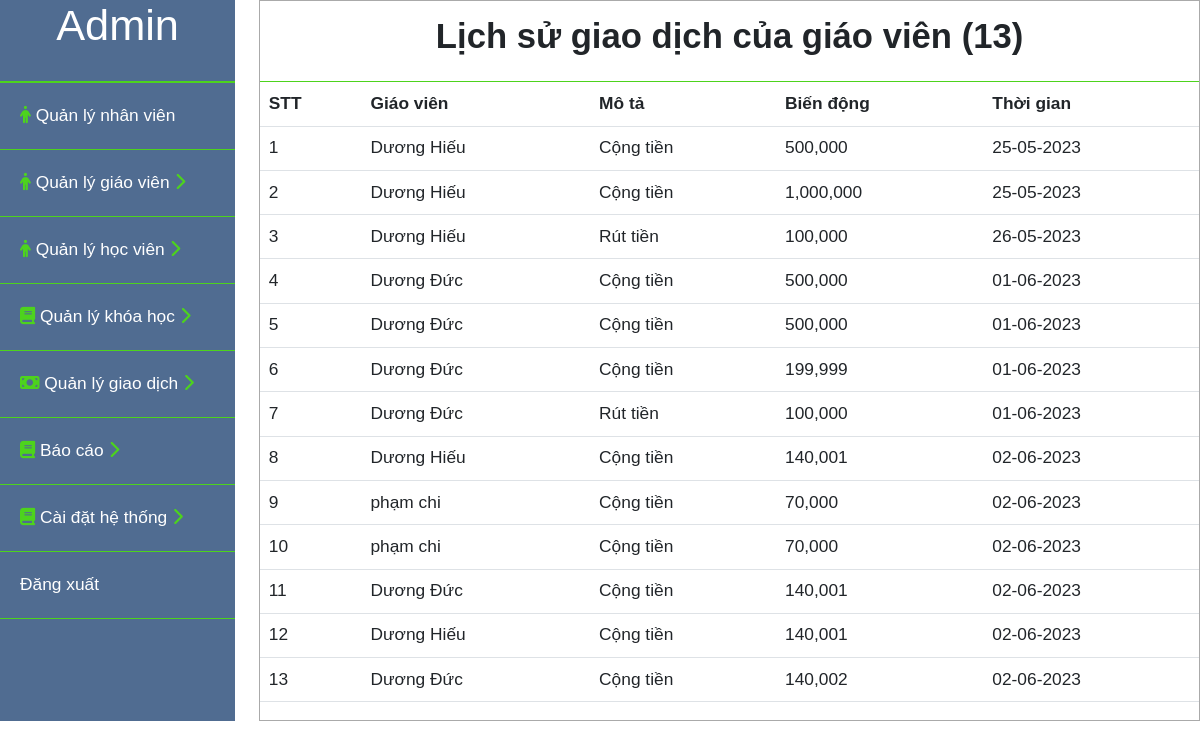
The app's page /admin/lichsugiaodich_gv.php with its own data.
### tables this page shows
CREATE TABLE `lichsugiaodich` (
  `id` int(11) NOT NULL,
  `idgiaovien` int(11) NOT NULL,
  `mota` varchar(255) NOT NULL,
  `biendong` int(11) NOT NULL,
  `tongtienconlai` int(11) NOT NULL,
  `thoigian` date NOT NULL DEFAULT current_timestamp()
);

CREATE TABLE `giaovien` (
  `id` int(11) NOT NULL,
  `hoten` varchar(100) NOT NULL,
  `email` varchar(100) NOT NULL,
  `sodienthoai` int(11) NOT NULL,
  `theloaigiaovien` int(11) NOT NULL,
  `quocgia` varchar(10) NOT NULL,
  `gioitinh` int(11) NOT NULL,
  `vitien` int(11) NOT NULL,
  `diachi` varchar(255) NOT NULL,
  `timezone` varchar(10) NOT NULL,
  `idcongcudayhoc` int(11) NOT NULL,
  `linkdayhoc` varchar(255) NOT NULL,
  `gioithieubanthan1` text NOT NULL,
  `gioithieubanthan2` text NOT NULL,
  `gioithieubanthan3` text NOT NULL,
  `imgprofile` varchar(255) NOT NULL,
  `taikhoan` int(11) NOT NULL,
  `video` varchar(100) NOT NULL,
  `idcard1` varchar(100) NOT NULL,
  `idcard2` varchar(100) NOT NULL,
  `chungchi1` varchar(100) NOT NULL,
  `chungchi2` varchar(100) NOT NULL,
  `congcu1` varchar(100) NOT NULL,
  `congcu2` varchar(100) NOT NULL,
  `congcu3` varchar(100) NOT NULL,
  `congcu4` varchar(100) NOT NULL
);

### admin/lichsugiaodich_gv.php (the view, shortened to what this page needs)
<?php
    include("../user/connect.php");
    $sql_lsgd = "SELECT lichsugiaodich.*, giaovien.hoten
                    FROM lichsugiaodich,giaovien
                    WHERE giaovien.id = lichsugiaodich.idgiaovien";
    $stmt_lsgd  = $conn->prepare($sql_lsgd);
    $query_lsgd  = $stmt_lsgd->execute();
    $result_lsgd  = array();
    while($row_lsgd = $stmt_lsgd->fetch(PDO::FETCH_ASSOC)){
        $result_lsgd[] = $row_lsgd;
    }
    $sql_sl = "SELECT count(id) as dem FROM lichsugiaodich";
    $stmt_sl = $conn->prepare($sql_sl);
    $query_sl = $stmt_sl->execute();
    $result_sl = array();
    while($row_sl = $stmt_sl->fetch(PDO::FETCH_ASSOC)){
        $result_sl[] = $row_sl;
    }
    foreach ($result_sl as $items) {
        $slusers = $items['dem'];
    }
?>
<!DOCTYPE html>
<html lang="en">
<head>
    <link rel="stylesheet" href="css/bootstrap.min.css">
    <link rel="stylesheet" href="style/admin.css">
    <link rel="stylesheet" type="text/css" href="style/danhsach.css">
</head>
<body>
    <div id="content">
        <div id="admin__sidebar">
            <div class="admin__profile">
                <h1>Admin</h1>
            </div>
            <div class="admin__list">
                <ul>
                    <li class="admin__list--nhanvien">
                        <a href="nhanvien.php"><i class="fa-solid fa-person" style="color: #4dd31d;"></i> Quản lý nhân viên</a>
                    </li>
                    <li class="admin__list--giaovien">
                        <a href="#"  onclick="myFunction('toggle1')"><i class="fa-solid fa-person" style="color: #4dd31d;"></i> Quản lý giáo viên <i class="icondrop active fa-solid fa-chevron-right" style="color: #4dd31d;"></i><i class="icondrop fa-solid fa-chevron-down" style="color: #4dd31d;"></i></a>
                    </li>
                    <li class="admin__list--hocvien">
                        <a href="#" onclick="myFunction('toggle5')"> <i class="fa-solid fa-person" style="color: #4dd31d;"></i> Quản lý học viên <i class="icondrop active fa-solid fa-chevron-right" style="color: #4dd31d;"></i><i class="icondrop fa-solid fa-chevron-down" style="color: #4dd31d;"></i></a>
                    </li>
                    <li class="admin__list--khoahoc">
                        <a href="#" onclick="myFunction('toggle6')"> <i class="fa-sharp fa-solid fa-book" style="color: #4dd31d;"></i> Quản lý khóa học <i class="icondrop active fa-solid fa-chevron-right" style="color: #4dd31d;"></i><i class="icondrop fa-solid fa-chevron-down" style="color: #4dd31d;"></i></a>
                    </li>
                    <li class="admin__list--giaodich">
                        <a href="#" onclick="myFunction('toggle2')"><i class="fa-solid fa-money-bill" style="color: #4dd31d;"></i> Quản lý giao dịch <i class="icondrop active fa-solid fa-chevron-right" style="color: #4dd31d;"></i><i class="icondrop fa-solid fa-chevron-down" style="color: #4dd31d;"></i></a>
                    </li>
                    <li class="admin__list--baocao">
                        <a href="#" onclick="myFunction('toggle3')"> <i class="fa-sharp fa-solid fa-book" style="color: #4dd31d;"></i> Báo cáo <i class="icondrop active fa-solid fa-chevron-right" style="color: #4dd31d;"></i><i class="icondrop fa-solid fa-chevron-down" style="color: #4dd31d;"></i></a>
                    </li>
                    <li class="admin__list--hethong">
                        <a href="#" onclick="myFunction('toggle4')"> <i class="fa-sharp fa-solid fa-book" style="color: #4dd31d;"></i> Cài đặt hệ thống <i class="icondrop active fa-solid fa-chevron-right" style="color: #4dd31d;"></i><i class="icondrop fa-solid fa-chevron-down" style="color: #4dd31d;"></i></a>
                    </li>
                    <li class="admin__list--dangxuat">
                        <a href="logout.php">Đăng xuất</a>
                    </li>
                </ul>
            </div>
        </div>
         <div id="main_content">
            <div class="title">
                <h2>Lịch sử giao dịch của giáo viên (<?php echo $slusers?>)</h2>
            </div>
            <div class="chitiet_content">
                <table class="table table-inverse">
                    <thead>
                        <tr>
                            <th>STT</th>
                            <th>Giáo viên</th>
                            <th>Mô tả</th>
                            <th>Biến động</th>
                            <th>Thời gian</th>
                        </tr>
                    </thead>
                    <tbody>
                        <?php $i=1; foreach($result_lsgd as $items):?>
                        <tr>
                            <td><?php echo $i;?></td>
                            <td><?php echo $items['hoten'];?></td>
                            <td><?php echo $items['mota'];?></td>
                            <td><?php
                                $biendong = $items['biendong'];
                                echo number_format($biendong);
                                ?></td>
                            <td><?php
                                $thoigian = $items['thoigian'];
                                echo date("d-m-Y",strtotime($thoigian));
                                ?></td>
                        </tr>
                        <?php $i++; endforeach?>
                    </tbody>
                </table>
            </div>
         </div>
    </div>
</body>
</html>

### admin/style/admin.css (style rules this page uses)
* { font-family: Verdana, Geneva, Tahoma, sans-serif; margin: 0; padding:0; box-sizing: border-box; font-size: 13pt; }
#admin__sidebar { width: 25%; background-color: #506c91; color: #ffffff; }
#admin__sidebar .admin__profile { text-align: center; padding-bottom: 20px; border-bottom: 2px solid #4dd31d; }
#admin__sidebar .admin__list li { list-style: none;; }
#admin__sidebar .admin__list a { text-decoration: none; color: #ffffff; }
.admin__list ul { padding: 0; }
.admin__list li { padding: 20px; border-bottom: 1px solid #4dd31d; }
.icondrop { display: none; }
.icondrop.active { display: inline-block; }

### admin/style/danhsach.css (style rules this page uses)
#content { display: flex; }
#main_content { margin-left: 2%; width: 100%; max-width: 1150px; border: 1px solid #aaaaaa; height: auto; }
#main_content .title { border-bottom: 1px solid #4dd31d; text-align: center; padding: 15px ; }
#main_content .title h2 { font-weight: bold; }

### records on screen
lichsugiaodich: idgiaovien.hoten "Dương Hiếu", mota "Cộng tiền", biendong "500,000", thoigian "25-05-2023"
lichsugiaodich: idgiaovien.hoten "Dương Hiếu", mota "Cộng tiền", biendong "1,000,000", thoigian "25-05-2023"
lichsugiaodich: idgiaovien.hoten "Dương Hiếu", mota "Rút tiền", biendong "100,000", thoigian "26-05-2023"
lichsugiaodich: idgiaovien.hoten "Dương Đức", mota "Cộng tiền", biendong "500,000", thoigian "01-06-2023"
lichsugiaodich: idgiaovien.hoten "Dương Đức", mota "Cộng tiền", biendong "500,000", thoigian "01-06-2023"
lichsugiaodich: idgiaovien.hoten "Dương Đức", mota "Cộng tiền", biendong "199,999", thoigian "01-06-2023"
lichsugiaodich: idgiaovien.hoten "Dương Đức", mota "Rút tiền", biendong "100,000", thoigian "01-06-2023"
lichsugiaodich: idgiaovien.hoten "Dương Hiếu", mota "Cộng tiền", biendong "140,001", thoigian "02-06-2023"
lichsugiaodich: idgiaovien.hoten "phạm chi", mota "Cộng tiền", biendong "70,000", thoigian "02-06-2023"
lichsugiaodich: idgiaovien.hoten "phạm chi", mota "Cộng tiền", biendong "70,000", thoigian "02-06-2023"
lichsugiaodich: idgiaovien.hoten "Dương Đức", mota "Cộng tiền", biendong "140,001", thoigian "02-06-2023"
lichsugiaodich: idgiaovien.hoten "Dương Hiếu", mota "Cộng tiền", biendong "140,001", thoigian "02-06-2023"
lichsugiaodich: idgiaovien.hoten "Dương Đức", mota "Cộng tiền", biendong "140,002", thoigian "02-06-2023"

### other values on screen
$slusers "13"
